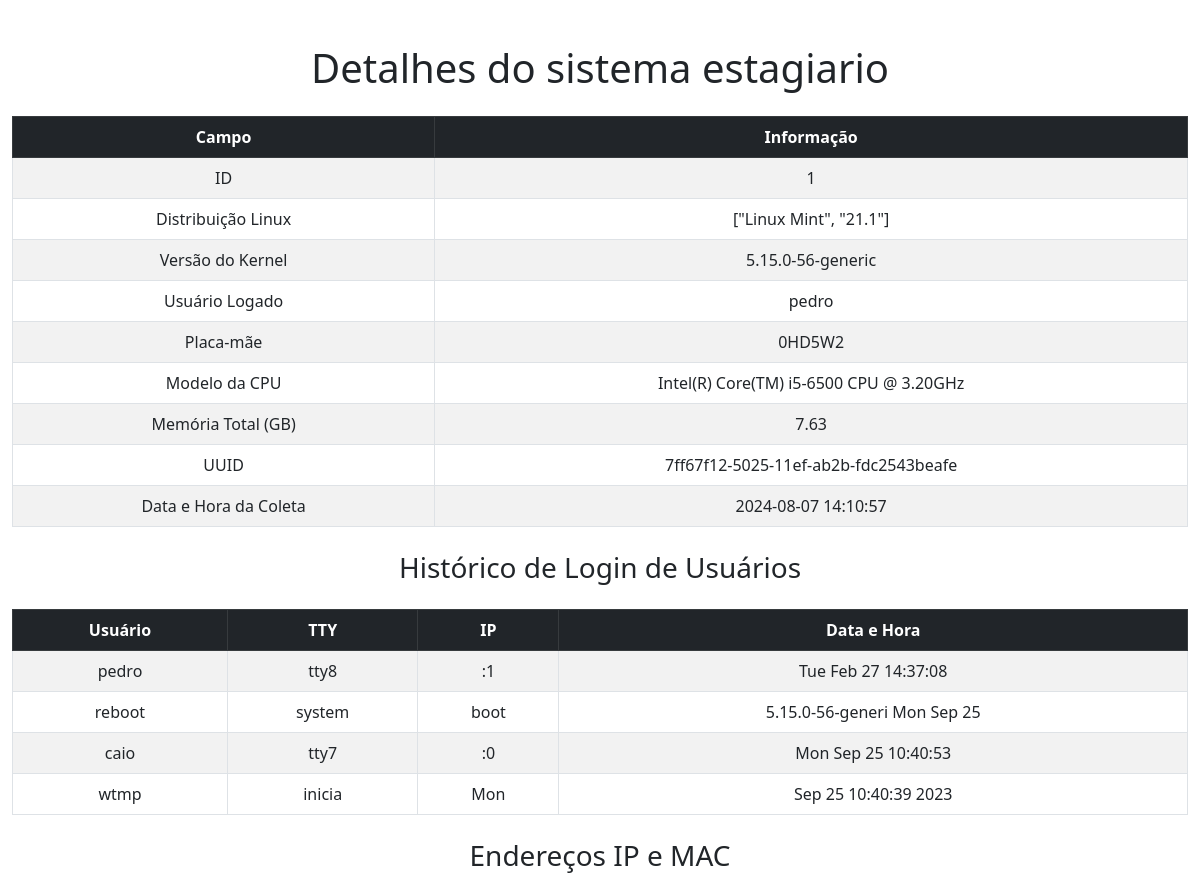
Page /details/1 (upper part) on the earlier database version.
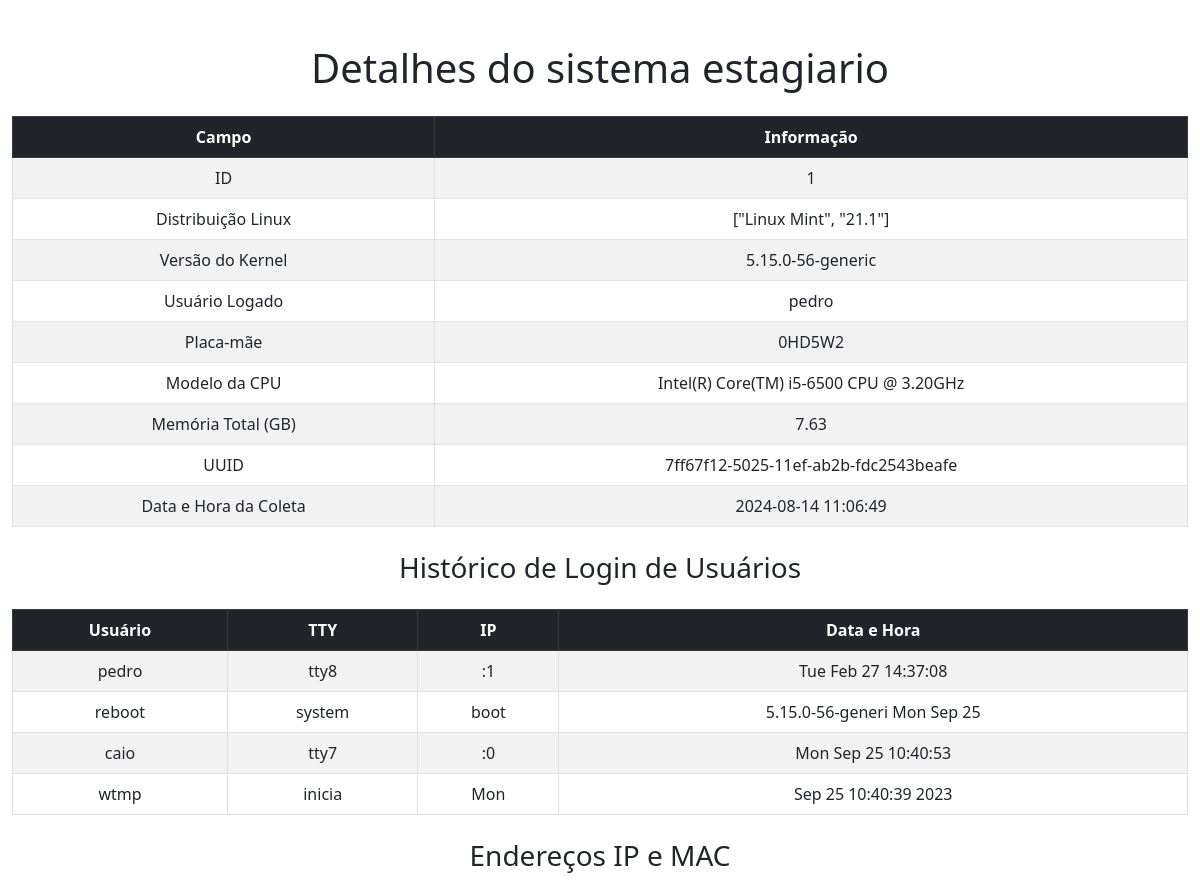
Same page on the later database version.
### app.py (models this page shows)
class SystemInfo(db.Model):
    id = db.Column(db.Integer, primary_key=True)
    hostname = db.Column(db.String(120), nullable=False)
    linux_distribution = db.Column(db.String(120), nullable=False)
    kernel_version = db.Column(db.String(120), nullable=False)
    logged_in_user = db.Column(db.String(120), nullable=False)
    cpu_model = db.Column(db.String(120), nullable=False)
    memory_total_gb = db.Column(db.Float, nullable=False)
    uuid1 = db.Column(db.String(36), unique=True, nullable=False)
    collection_datetime = db.Column(db.String(120), nullable=False)
    motherboard_model = db.Column(db.String(255))
    patrimony = db.Column(db.String(50), nullable=True)
    user_login_history = db.relationship('UserLoginHistory', backref='system_info', lazy=True)
    ip_and_mac_addresses = db.relationship('IPAndMacAddress', backref='system_info', lazy=True)
    mounted_filesystems = db.relationship('MountedFilesystems', backref='system_info', lazy=True)
    disk_info = db.relationship('DiskInfo', backref='system_info', uselist=False)
    gpu_info = db.relationship('GPUInfo', backref='system_info', lazy=True)

class UserLoginHistory(db.Model):
    id = db.Column(db.Integer, primary_key=True)
    user = db.Column(db.String(120), nullable=False)
    tty = db.Column(db.String(120), nullable=False)
    ip = db.Column(db.String(120), nullable=False)
    datetime = db.Column(db.String(120), nullable=False)
    system_info_id = db.Column(db.Integer, db.ForeignKey('system_info.id'), nullable=False)

### app.py (the view)
@app.route('/details/<int:id>')
def details(id):
    system_info = SystemInfo.query.get_or_404(id)
    return render_template('details.html', system_info=system_info)

### templates/details.html (shortened to what this page needs)
<!DOCTYPE html>
<html lang="pt-br">
  <head>
    <link href="https://cdn.jsdelivr.net/npm/bootstrap@5.3.0/dist/css/bootstrap.min.css" rel="stylesheet" />
    <link rel="stylesheet" href="https://cdnjs.cloudflare.com/ajax/libs/font-awesome/6.0.0-beta3/css/all.min.css" />
  </head>
  <body>
    <div class="container">
      <h1 class="my-4 text-center">Detalhes do sistema {{ system_info.hostname }}</h1>
      <table class="table table-bordered table-striped text-center">
        <thead class="table-dark">
          <tr>
            <th>Campo</th>
            <th>Informação</th>
          </tr>
        </thead>
        <tbody>
          <tr>
            <td>ID</td>
            <td>{{ system_info.id }}</td>
          </tr>
          <tr>
            <td>Distribuição Linux</td>
            <td>{{ system_info.linux_distribution }}</td>
          </tr>
          <tr>
            <td>Versão do Kernel</td>
            <td>{{ system_info.kernel_version }}</td>
          </tr>
          <tr>
            <td>Usuário Logado</td>
            <td>{{ system_info.logged_in_user }}</td>
          </tr>
          <tr>
            <td>Placa-mãe</td>
            <td>{{ system_info.motherboard_model }}</td>
          </tr>
          <tr>
            <td>Modelo da CPU</td>
            <td>{{ system_info.cpu_model }}</td>
          </tr>
          <tr>
            <td>Memória Total (GB)</td>
            <td>{{ system_info.memory_total_gb }}</td>
          </tr>
          <tr>
            <td>UUID</td>
            <td>{{ system_info.uuid1 }}</td>
          </tr>
          <tr>
            <td>Data e Hora da Coleta</td>
            <td>{{ system_info.collection_datetime }}</td>
          </tr>
        </tbody>
      </table>
      <h3 class="my-4 text-center">Histórico de Login de Usuários</h3>
      <table class="table table-bordered table-striped text-center">
        <thead class="table-dark">
          <tr>
            <th>Usuário</th>
            <th>TTY</th>
            <th>IP</th>
            <th>Data e Hora</th>
          </tr>
        </thead>
        <tbody>
          {% for entry in system_info.user_login_history %}
          <tr>
            <td>{{ entry.user }}</td>
            <td>{{ entry.tty }}</td>
            <td>{{ entry.ip }}</td>
            <td>{{ entry.datetime }}</td>
          </tr>
          {% endfor %}
        </tbody>
      </table>
      <h3 class="my-4 text-center">Endereços IP e MAC</h3>
    </div>
  </body>
</html>

### templates/details.html (style rules this page uses)
body { padding-top: 20px; padding-bottom: 40px; }
.container { max-width: 1200px; }
table { margin: auto; }

Differences in the rows shown:
changed SystemInfo "estagiario": collection_datetime "2024-08-07 14:10:57" → "2024-08-14 11:06:49"
